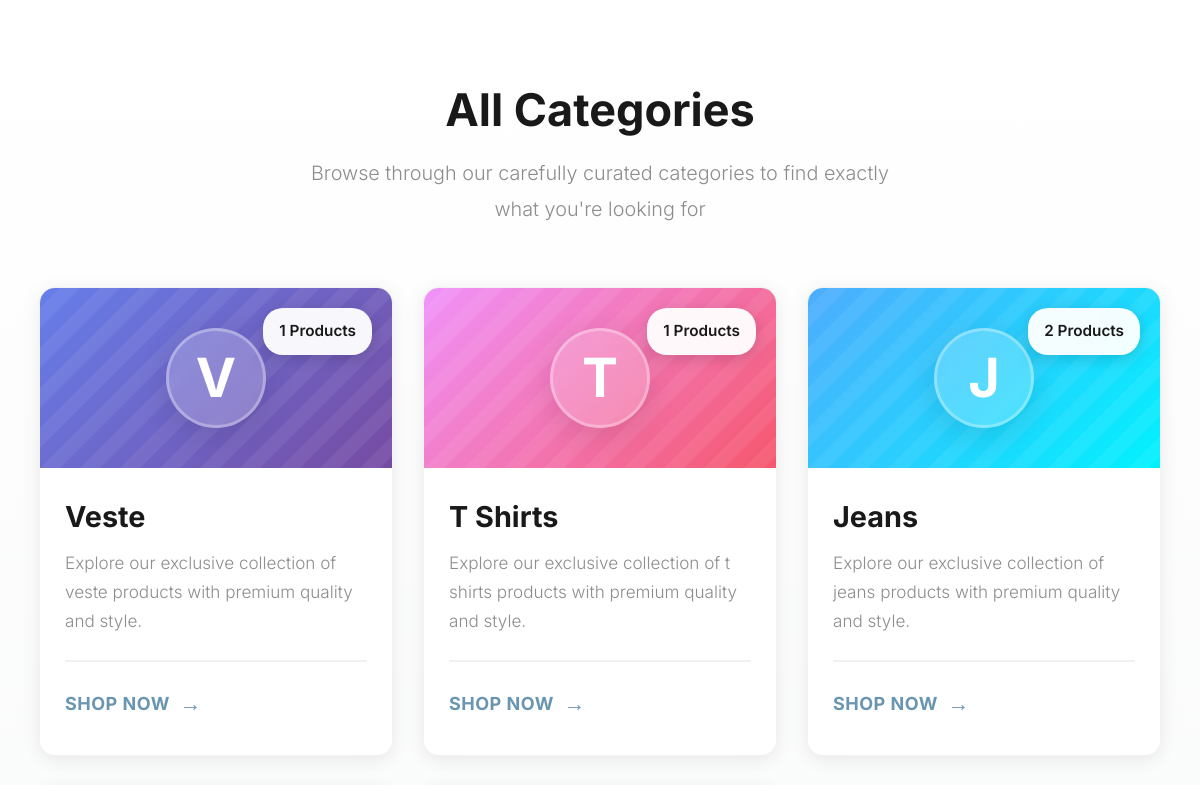
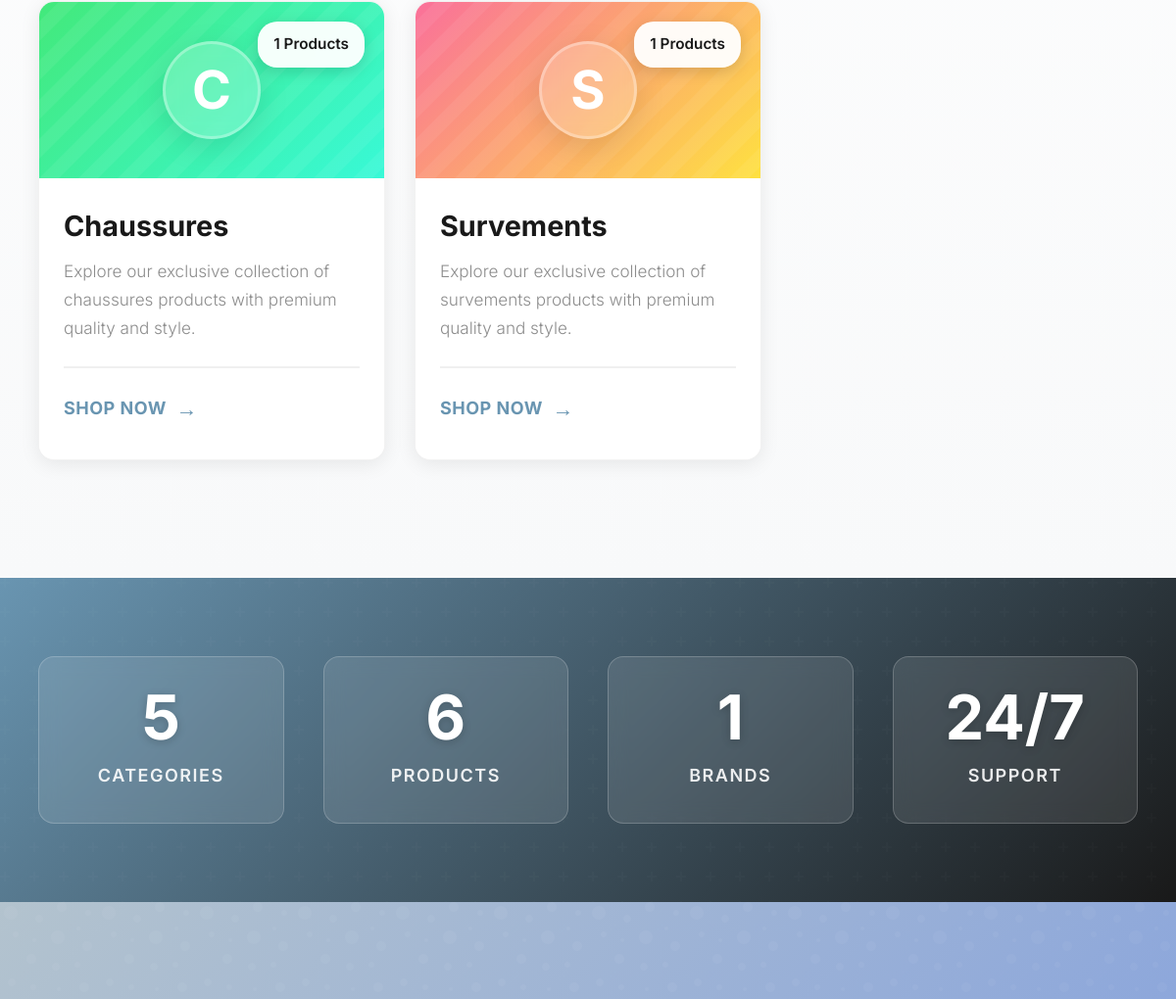
Before: /category_summary (middle part) with the older database file (2 pictures, top to bottom).
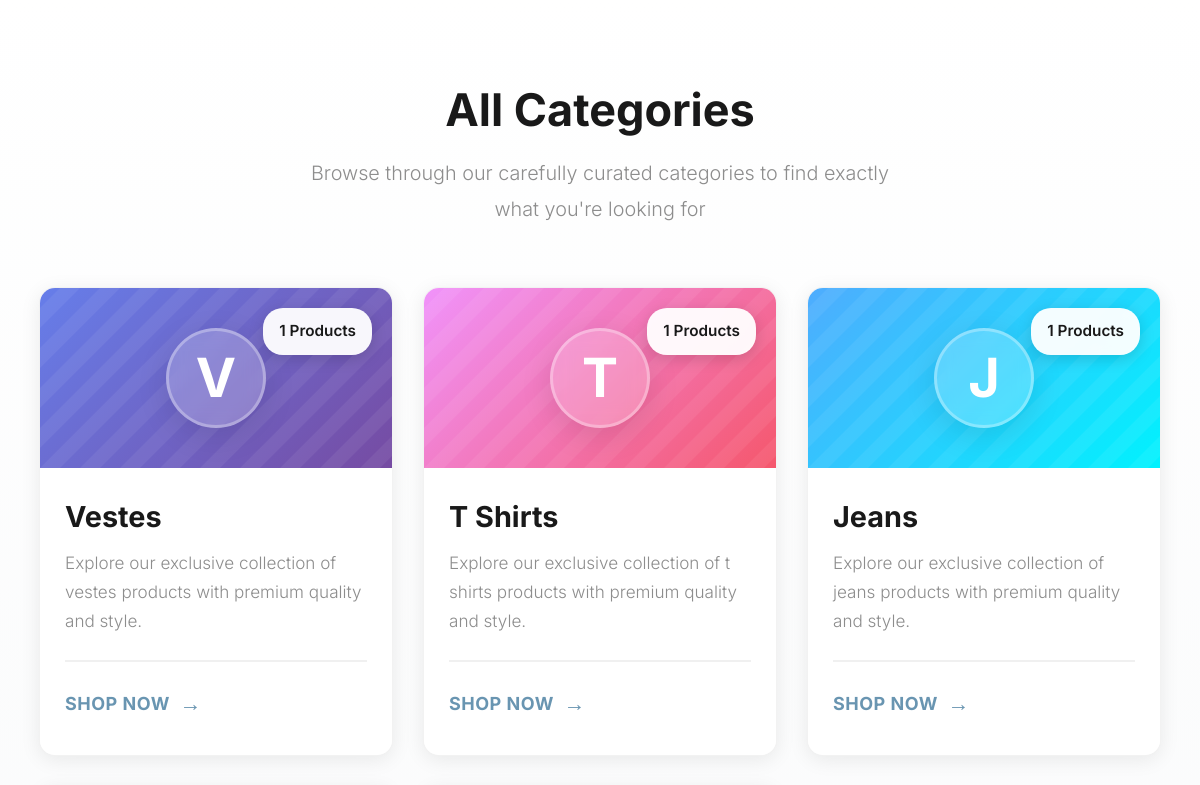
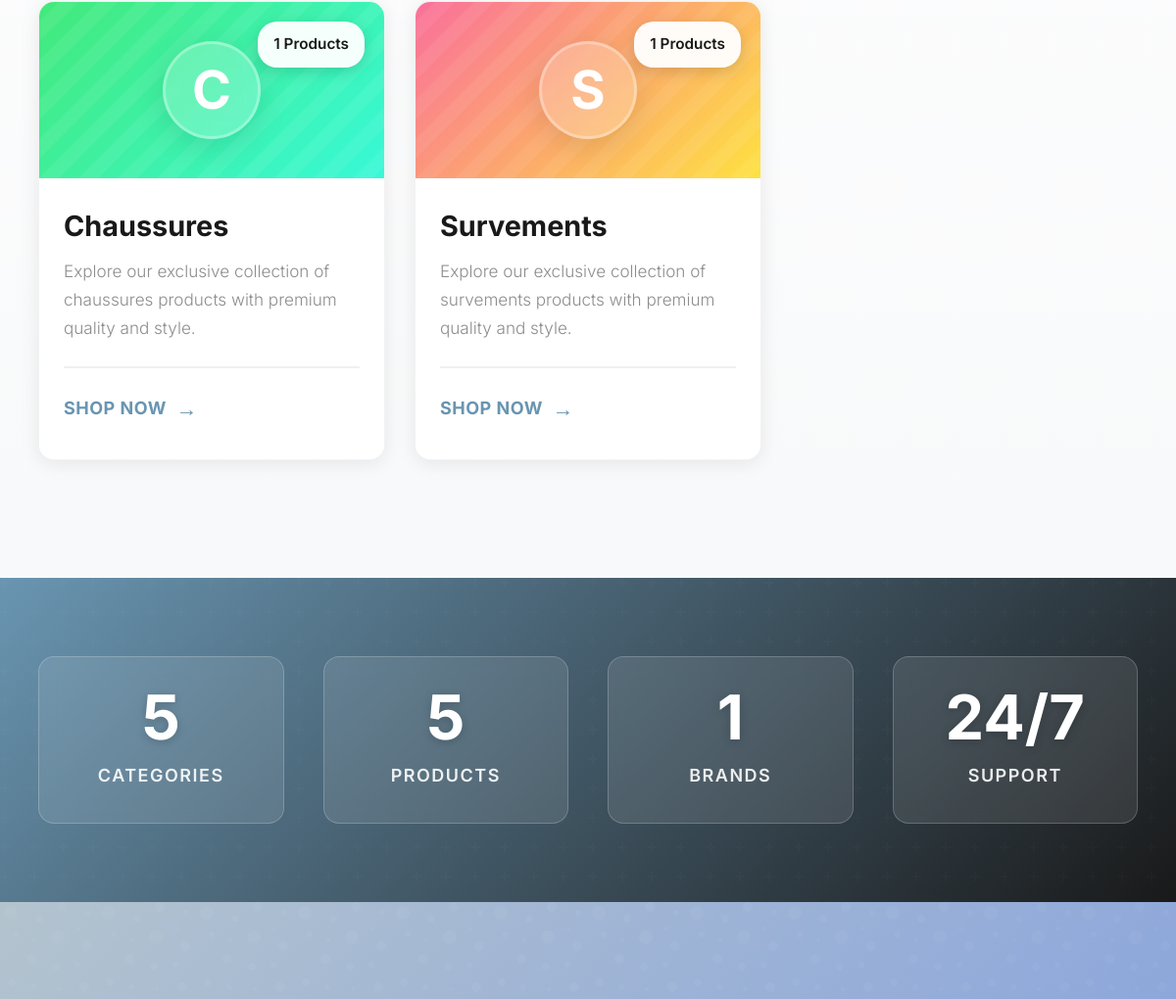
After: the same page with the newer database file (2 pictures, top to bottom).
### ecom/store/models.py (models this page shows)
class Category(models.Model):
    name = models.CharField(max_length=100)
    def __str__(self):
        return self.name
    class Meta:
        verbose_name_plural = 'Categories'

### ecom/store/views.py (the view)
# urls.py: path('category_summary', views.category_summary, name='category_summary'),
def category_summary(request):
    categories = Category.objects.all()
    products = Product.objects.all()
    trademarks = Trademark.objects.all()
    return render(request, "category_summary.html", {'categories': categories, 'products': products, 'trademarks': trademarks})

### ecom/cart/cart.py (called while the page is built)
    def __len__(self):
        return len(self.cart)

### ecom/cart/context_processors.py (called while the page is built)
def cart(request):
    return {'cart': Cart(request)}

### store/templates/category_summary.html (shortened to what this page needs)
{% extends 'base.html' %}
{% load static %}
{% block extra_css %}
<link rel="stylesheet" type="text/css" href="{% static 'css/category_summary.css' %}">
{% endblock extra_css %}
{% block content %}
<section class="categories-content">
  <div class="container">
    <div class="section-header-center">
      <h2>All Categories</h2>
      <p>Browse through our carefully curated categories to find exactly what you're looking for</p>
    </div>
    <div class="category-grid">
      {% for category in categories %}
      <div class="category-card-item">
        <a href="{% url 'category' category %}" class="category-card-link">
          <div class="category-card-header">
            <div class="category-icon">
              {{ category.name|slice:":1" }}
            </div>
            <span class="product-count-badge">{{ category.product_set.count }} Products</span>
          </div>
          <div class="category-card-content">
            <h3 class="category-card-title">{{ category }}</h3>
            <p class="category-card-description">
              Explore our exclusive collection of {{ category|lower }} products with premium quality and style.
            </p>
            <div class="category-card-footer">
              <span class="shop-category-btn">
                Shop Now
              </span>
            </div>
          </div>
        </a>
      </div>
      {% empty %}
      <div class="empty-state">
        <div class="empty-state-icon">🏷️</div>
        <h3>No categories available</h3>
        <p>Check back soon for new collections!</p>
      </div>
      {% endfor %}
    </div>
  </div>
</section>
<section class="categories-stats">
  <div class="container">
    <div class="stats-grid">
      <div class="stat-item">
        <div class="stat-number">{{ categories.count }}</div>
        <div class="stat-label">Categories</div>
      </div>
      <div class="stat-item">
        <div class="stat-number">{{ products.count }}</div>
        <div class="stat-label">Products</div>
      </div>
      <div class="stat-item">
        <div class="stat-number">{{ trademarks.count }}</div>
        <div class="stat-label">Brands</div>
      </div>
      <div class="stat-item">
        <div class="stat-number">24/7</div>
        <div class="stat-label">Support</div>
      </div>
    </div>
  </div>
</section>
<section class="category-cta">
</section>
{% endblock content %}

Changed rows visible on the page:
changed Category id 1: name "Veste" → "Vestes"; name "veste" → "vestes"
computed for Category "Jeans": product_set.count "2" → "1"
Other visible differences:
{{ products.count }}: "6" → "5"
